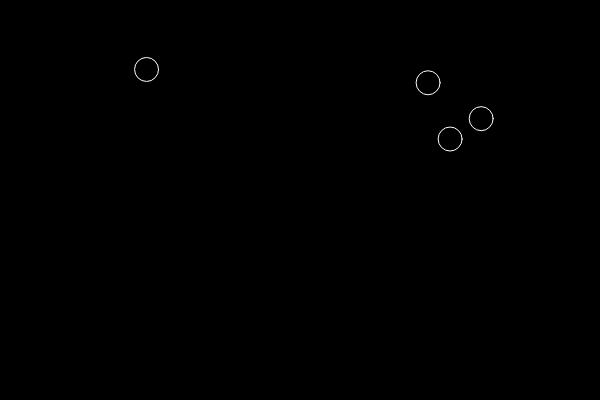
Frame 1 (no input)
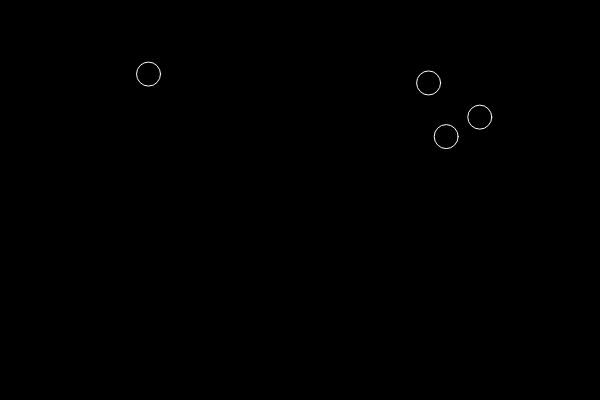
Frame 60 (no input)
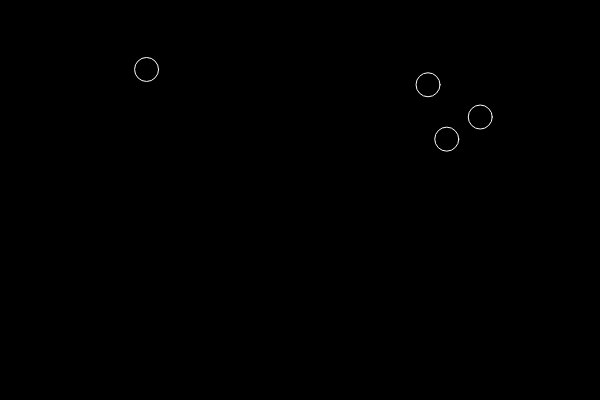
Frame 120 (the mouse pressed at the canvas centre since frame 60)

The p5.js sketch that drew these frames (run headless with seeded random() and noise() and a simulated clock; from frame 60 on, the mouse is pressed at the canvas centre):

// p5.js sketch
// ── sketch.js
/* 
6.4 p5.js The Constructor Function 
Code for https://vimeo.com/channels/learningp5js/141211393
*/

var bubbles = [];

function setup() {
  createCanvas(600, 400);
  for (var i = 0; i < 4; i++) {
    bubbles[i] = new Bubble();
  }
}

function draw() {
  background(0);
  for (var i = 0; i < bubbles.length; i++) {
    bubbles[i].move();
    bubbles[i].display();
  }
}

function Bubble() {
  this.x = random(0, width);
  this.y = random(0, height);

  this.display = function() {
    stroke(255);
    noFill();
    ellipse(this.x, this.y, 24, 24);
  }

  this.move = function() {
    this.x = this.x + random(-1, 1);
    this.y = this.y + random(-1, 1);

  }
}
